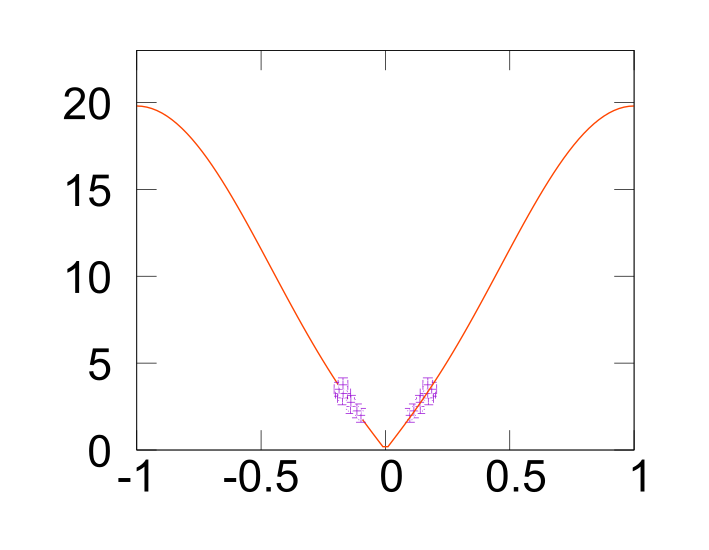

Source code (gnuplot):
datafile1 = "/Users/yamaokaryota/Documents/Projects/UTokyo/Nakajima-Lab/US-exp/workspace/HRC/dispersion-plot/00L/E_q_w.txt"


#set title "Ei = 15meV" font "Arial,24"

#for png
# set term png size 800,600
# set out 'q_E.png'
#set size ratio 1  # ratio r = height/width

#for pdf
set term pdfcairo size 18cm,14cm font "Arial,48"
set output '/Users/yamaokaryota/Documents/Projects/UTokyo/Nakajima-Lab/US-exp/workspace/HRC/dispersion-plot/00L/q_E.pdf'

#set xlabel '(1/3,1/3,L) (r. l. u.)' font "Arial,18" # for png
#set ylabel 'E(meV)' font "Arial,18" # for png

set xrange[0:1]
set yrange[0:23]

load '../list.txt'

#SJ1 = 2.0
#ratio = -1
#g_in(x) = cos(2*pi*x) + cos(2*pi*x) + cos(2*pi*2*x)
#g_out(x) = cos(2*pi*x)
#g_out(x) = cos(pi*x)
#G(x) = SJ1 * (((3+2*g_in(0.3333)) + 2*ratio*(-1+g_out(x))) * ((3-g_in(0.3333)) + 2*ratio*(-1+g_out(x)))) ** 0.5


g_in(x) = cos(2*pi*x) + cos(2*pi*x) + cos(2*pi*2*x)
g_out(x) = cos(pi*x)
G(x) = ((SJ1 * (3+2*g_in(0.3333)) + 2 * SJc * (-1+g_out(x))) * (SJ1 * (3-g_in(0.3333)) + 2 * SJc * (-1+g_out(x)))) ** 0.5


set xrange[0:0.5]
#fit G(x) datafile1 u 2:1:3 yerror via SJc
#fit G(x) datafile1 u 2:1:3 yerror via ratio

set xrange[-1:1]

set xtics font "Arial,48" offset 0,0.5
set ytics font "Arial,48"
set bars 0.5

plot datafile1 u 2:1:3:(0.40) w xyerrorbars ls 1 not, G(x) lc rgb "#FF4500" lw 2 t '',\
datafile1 u (-$2):1:3:(0.40) w xyerrorbars ls 1 not
